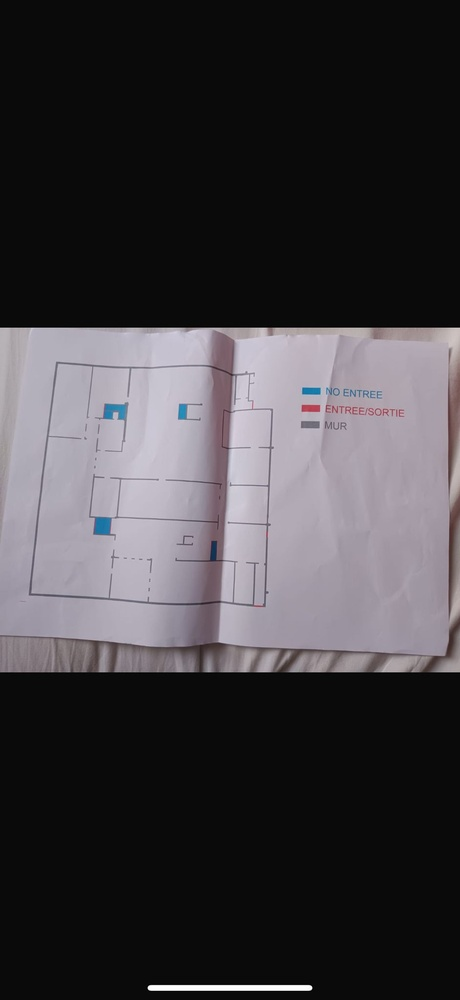
#> input picture attached_assets/IMG-20250709-WA0002_1753200924940.jpg, 460 x 1000 px, shrunk from 942 x 2048 before the run
$ python image_processor.py ../attached_assets/IMG-20250709-WA0002_1753200924940.jpg
#> lines starting #> are read from the running program, lines starting #| are printed output that depends on the picture; after the words box and inside, x2 and y2 are one past the last pixel; in counts of white or black regions, pixels touching at a corner belong together
#!/usr/bin/env python3
"""
Image Processing Script for FloorPlan Processor
Handles JPG, JPEG, and PNG file parsing and geometric data extraction
"""

import sys
import json
import os
from typing import Dict, List, Any, Tuple, Optional
import traceback

try:
    import cv2
    import numpy as np
    from PIL import Image
    IMAGE_PROCESSING_AVAILABLE = True
except ImportError:
    IMAGE_PROCESSING_AVAILABLE = False

class ImageProcessor:
    def __init__(self):
        self.entities = []
        self.layers = set()
        self.bounds = {'minX': 0, 'minY': 0, 'maxX': 100, 'maxY': 100}
        self.scale = 1.0
        self.units = 'm'

    def process_image(self, file_path: str) -> Dict[str, Any]:
        """Process image file and extract geometric data"""
        if not IMAGE_PROCESSING_AVAILABLE:
            raise ImportError("OpenCV and PIL libraries are required for image processing")

        try:
            print("Loading image file...", flush=True)

            # Load the image
            image = cv2.imread(file_path)
#> image is the input picture: shape (1000, 460, 3); mean B, G, R 64.9, 61.3, 64
            if image is None:
                raise ValueError(f"Failed to load image: {file_path}")

            # Convert to grayscale
            gray = cv2.cvtColor(image, cv2.COLOR_BGR2GRAY)

            # Apply adaptive threshold for better line detection
            thresh = cv2.adaptiveThreshold(gray, 255, cv2.ADAPTIVE_THRESH_GAUSSIAN_C,
                                          cv2.THRESH_BINARY_INV, 11, 2)
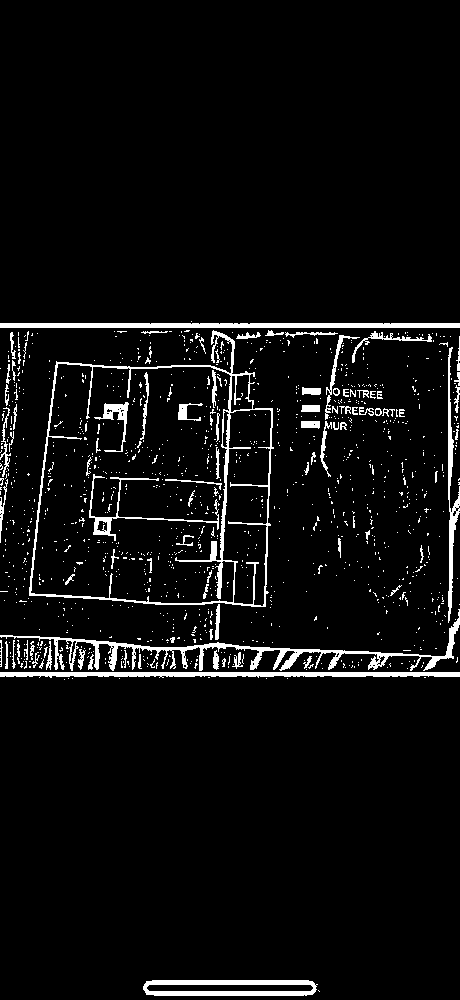
#> thresh: shape (1000, 460); 5.2% white; 1216 white regions (1121 under 20 px)

            # Extract geometric data
            self._extract_geometry(thresh, image.shape[1], image.shape[0])

            # Calculate bounds
            self._calculate_bounds()

            print("Image processing completed successfully", flush=True)

            return self._build_result()

        except Exception as e:
            print(f"Error during image processing: {str(e)}", file=sys.stderr, flush=True)
            traceback.print_exc()
            raise Exception(f"Failed to process image file: {str(e)}")

    def _extract_geometry(self, binary_image, width, height):
        """Extract geometric data from binary image"""
#> called with width = 460, height = 1000
        # Find contours
        contours, hierarchy = cv2.findContours(binary_image, cv2.RETR_CCOMP,
                                              cv2.CHAIN_APPROX_SIMPLE)
#> contours = 1289 contours, 1227 with area under 20; largest, box (x1, y1, x2, y2) and area: (29, 330, 274, 607) 52776, (30, 363, 235, 604) 42205, (222, 409, 272, 607) 7522, (143, 980, 318, 996) 2519, (0, 609, 460, 671) 2414

        # Process contours
        for i, contour in enumerate(contours):
            # Filter out small contours
            area = cv2.contourArea(contour)
            if area < 100:  # Minimum area threshold
                continue

            # Approximate contour to reduce number of points
            epsilon = 0.01 * cv2.arcLength(contour, True)
            approx = cv2.approxPolyDP(contour, epsilon, True)

            # Convert to normalized coordinates (0-100 range)
            normalized_coords = []
            for point in approx:
                x, y = point[0]
                norm_x = (x / width) * 100
                norm_y = (y / height) * 100
                normalized_coords.append([norm_x, norm_y])

            # Determine entity type based on shape and hierarchy
            entity_type = self._determine_entity_type(approx, hierarchy, i, area)

            # Create entity
            entity = {
                'type': 'POLYLINE',
                'layer': entity_type,
                'coordinates': normalized_coords,
                'properties': {
                    'closed': True,
                    'area': area
                }
            }

            self.entities.append(entity)
            self.layers.add(entity_type)
#> this loop made 1289 passes
#> (area, epsilon, approx, is_rect in _determine_entity_type, has_parent in _determine_entity_type, entity_type) on passes 3, 12: (1151, 3.41, [[146, 987], [310, 984], [313, 988], [149, 991]], True, True, 'RESTRICTED'), (1696, 9.72, [[0, 672], [459, 676]], False, False, 'ROOMS')
#> after the loop, self.entities = 20 items; self.layers = 4 items

    def _determine_entity_type(self, contour, hierarchy, index, area):
        """Determine entity type based on shape and hierarchy"""
        # Check if contour is rectangular (4 points)
        is_rect = len(contour) == 4

        # Check if contour has parent (inner contour)
        has_parent = hierarchy[0][index][3] != -1

        if is_rect and not has_parent:
            # Outer rectangles are likely walls
            return 'WALLS'
        elif has_parent:
            # Inner contours could be doors or windows
            if area < 500:
                return 'DOORS'
            else:
                return 'RESTRICTED'
        else:
            # Other shapes could be rooms or other features
            return 'ROOMS'

    def _calculate_bounds(self):
        """Calculate bounding box of all entities"""
        if not self.entities:
            return

        min_x = min_y = float('inf')
        max_x = max_y = float('-inf')

        for entity in self.entities:
            for coord in entity['coordinates']:
                min_x = min(min_x, coord[0])
                min_y = min(min_y, coord[1])
                max_x = max(max_x, coord[0])
                max_y = max(max_y, coord[1])
#> this loop made 20 passes

        # Add padding
        padding = (max_x - min_x) * 0.1
        self.bounds = {
            'minX': min_x - padding,
            'minY': min_y - padding,
            'maxX': max_x + padding,
            'maxY': max_y + padding
        }

    def _build_result(self) -> Dict[str, Any]:
        """Build the final result dictionary"""
        return {
            'entities': self.entities,
            'bounds': self.bounds,
            'scale': self.scale,
            'units': self.units,
            'layers': list(self.layers),
            'blocks': {},
            'entity_count': len(self.entities),
            'layer_count': len(self.layers)
        }

def main():
    """Main entry point for the script"""
    if len(sys.argv) != 2:
        print("Usage: python image_processor.py <file_path>", file=sys.stderr)
        sys.exit(1)

    file_path = sys.argv[1]

    # Validate file exists
    if not os.path.exists(file_path):
        print(f"Error: File not found: {file_path}", file=sys.stderr)
        sys.exit(1)

    try:
        processor = ImageProcessor()
        result = processor.process_image(file_path)
#> result = 8 items

        # Output result as JSON
        print(json.dumps(result, indent=2))
#> (printed output is left out)

    except Exception as e:
        error_result = {
            'error': str(e),
            'traceback': traceback.format_exc()
        }
        print(json.dumps(error_result), file=sys.stderr)
        sys.exit(1)

if __name__ == '__main__':
    main()
